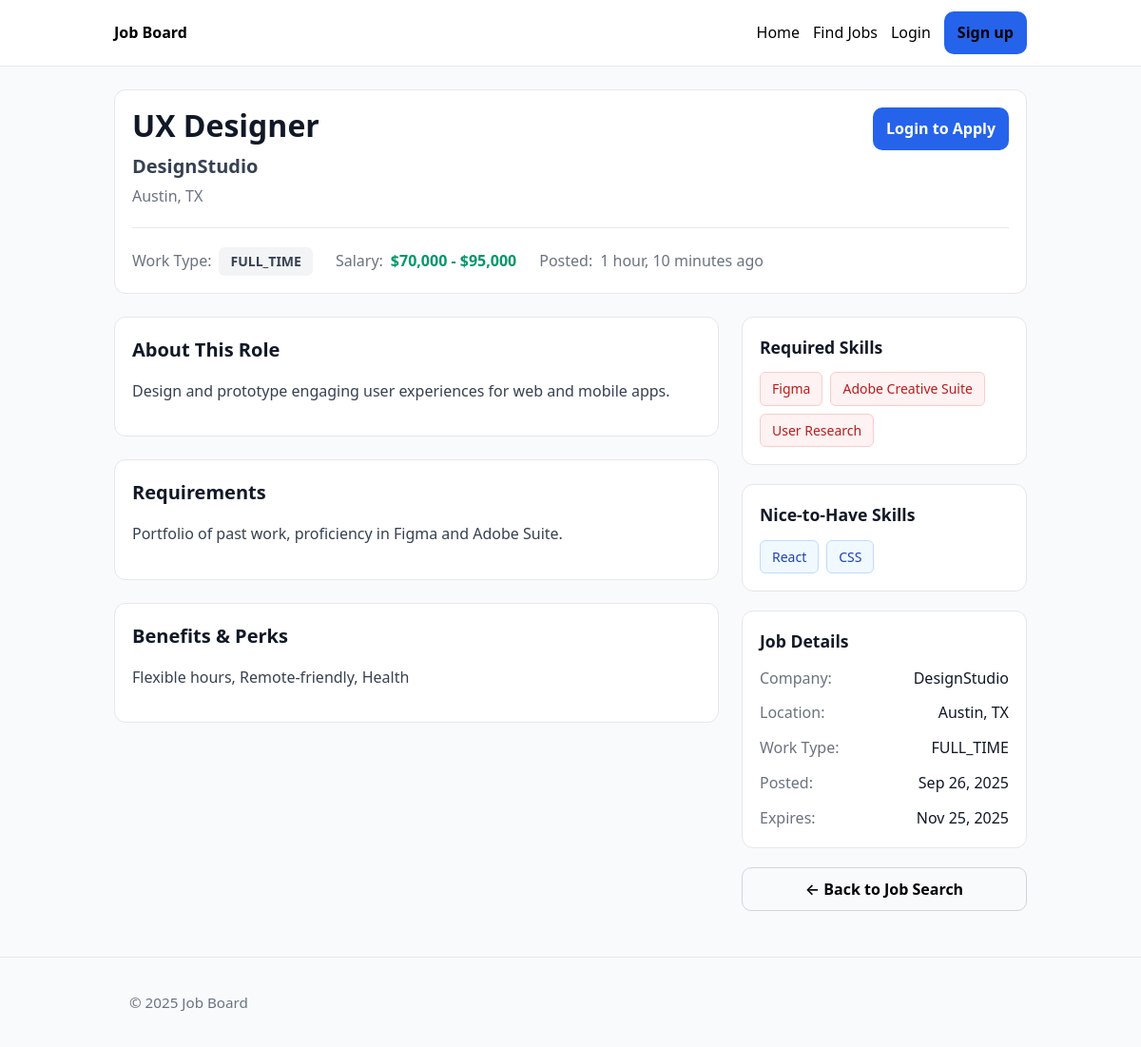
The app's page /jobs/2/ with its own data.
### jobs/models.py (models this page shows, shortened)
class Job(models.Model):
    class WorkType(models.TextChoices):
        REMOTE = "REMOTE", "Remote"
        ON_SITE = "ON_SITE", "On-site"
        HYBRID = "HYBRID", "Hybrid"
    class Status(models.TextChoices):
        ACTIVE = "ACTIVE", "Active"
        CLOSED = "CLOSED", "Closed"
        DRAFT = "DRAFT", "Draft"
    title = models.CharField(max_length=200)
    company = models.CharField(max_length=200)
    location = models.CharField(max_length=200, blank=True, help_text="City, State or 'Remote'")
    work_type = models.CharField(max_length=20, choices=WorkType.choices, default=WorkType.ON_SITE)
    description = models.TextField()
    requirements = models.TextField(blank=True, help_text="Required qualifications and experience")
    salary_min = models.PositiveIntegerField(null=True, blank=True, help_text="Minimum salary (USD)")
    salary_max = models.PositiveIntegerField(null=True, blank=True, help_text="Maximum salary (USD)")
    salary_currency = models.CharField(max_length=3, default="USD")
    visa_sponsorship = models.BooleanField(default=False, help_text="Visa sponsorship available")
    benefits = models.TextField(blank=True, help_text="Benefits and perks")
    required_skills = models.ManyToManyField(Skill, blank=True, related_name="jobs_required")
    nice_to_have_skills = models.ManyToManyField(Skill, blank=True, related_name="jobs_nice_to_have")
    posted_by = models.ForeignKey(User, on_delete=models.CASCADE, related_name="posted_jobs")
    status = models.CharField(max_length=20, choices=Status.choices, default=Status.ACTIVE)
    created_at = models.DateTimeField(default=timezone.now)
    updated_at = models.DateTimeField(auto_now=True)
    expires_at = models.DateTimeField(null=True, blank=True)
    class Meta:
        ordering = ["-created_at"]
        indexes = [
            models.Index(fields=["status", "created_at"]),
            models.Index(fields=["work_type"]),
            models.Index(fields=["location"]),
            models.Index(fields=["salary_min", "salary_max"]),
        ]
    @property
    def salary_range_display(self):
        if self.salary_min and self.salary_max:
            return f"${self.salary_min:,} - ${self.salary_max:,}"
        elif self.salary_min:
            return f"${self.salary_min:,}+"
        elif self.salary_max:
            return f"Up to ${self.salary_max:,}"
        return "Salary not specified"

### profiles/models.py (models this page shows, shortened)
class Skill(models.Model):
    name = models.CharField(max_length=50, unique=True)

### jobs/views.py (the view)
# urls.py: path("<int:pk>/", views.job_detail, name="detail"),
def job_detail(request, pk):
    job = get_object_or_404(Job, pk=pk, status=Job.Status.ACTIVE)
    user_applied = False
    user_application = None
    if request.user.is_authenticated:
        try:
            user_application = JobApplication.objects.get(job=job, applicant=request.user)
            user_applied = True
        except JobApplication.DoesNotExist:
            pass
    can_apply = (
        request.user.is_authenticated and
        request.user.is_job_seeker() and
        not user_applied and
        job.posted_by != request.user
    )
    quick_form = None
    if can_apply:
        quick_form = QuickApplicationForm(user=request.user, job=job)
    context = {
        'job': job,
        'user_applied': user_applied,
        'user_application': user_application,
        'can_apply': can_apply,
        'quick_form': quick_form,
    }
    return render(request, 'jobs/job_detail.html', context)

### jobs/templates/jobs/job_detail.html (shortened to what this page needs)
{% extends "base.html" %}
{% block content %}
<div class="job-detail-container">
  <div class="job-header-card card">
    <div class="job-header-content">
      <div class="job-title-section">
        <h1>{{ job.title }}</h1>
        <div class="job-company">
          <h2>{{ job.company }}</h2>
          {% if job.location %}
            <span class="job-location">{{ job.location }}</span>
          {% endif %}
        </div>
      </div>
      <div class="job-actions">
        {% if user_applied %}
          <div class="applied-status">
            <div class="status-badge status-{{ user_application.status_display_class }}">
              {{ user_application.get_status_display }}
            </div>
            <p class="applied-text">Applied {{ user_application.applied_at|date:"M j, Y" }}</p>
            <a href="{% url 'jobs:application_detail' user_application.pk %}" class="btn btn-outline" style="margin-top: 8px; font-size: 0.9rem;">Track Status</a>
          </div>
        {% elif not user.is_authenticated %}
          <a href="{% url 'login' %}" class="btn btn-primary">Login to Apply</a>
        {% elif user == job.posted_by %}
          <div class="owner-actions">
            <a href="{% url 'jobs:edit' job.pk %}" class="btn btn-outline">Edit Job</a>
            <a href="{% url 'jobs:applications' job.pk %}" class="btn btn-outline">View Applications</a>
          </div>
        {% endif %}
      </div>
    </div>
    <div class="job-meta-bar">
      <div class="job-meta-item">
        <span class="meta-label">Work Type:</span>
        <span class="work-type work-type-{{ job.work_type|lower }}">{{ job.get_work_type_display }}</span>
      </div>
      {% if job.salary_min or job.salary_max %}
        <div class="job-meta-item">
          <span class="meta-label">Salary:</span>
          <span class="salary">{{ job.salary_range_display }}</span>
        </div>
      {% endif %}
      <div class="job-meta-item">
        <span class="meta-label">Posted:</span>
        <span class="posted-date">{{ job.created_at|timesince }} ago</span>
      </div>
    </div>
  </div>
  <div class="job-content-grid">
    <div class="job-main-content">
      <section class="job-section card">
        <h3>About This Role</h3>
        <div class="job-description">
          {{ job.description|linebreaks }}
        </div>
      </section>
      {% if job.requirements %}
        <section class="job-section card">
          <h3>Requirements</h3>
          <div class="job-requirements">
            {{ job.requirements|linebreaks }}
          </div>
        </section>
      {% endif %}
      {% if job.benefits %}
        <section class="job-section card">
          <h3>Benefits & Perks</h3>
          <div class="job-benefits">
            {{ job.benefits|linebreaks }}
          </div>
        </section>
      {% endif %}
    </div>
    <div class="job-sidebar">
      {% if job.required_skills.all %}
        <div class="skills-card card">
          <h4>Required Skills</h4>
          <div class="skills-list">
            {% for skill in job.required_skills.all %}
              <span class="skill-tag skill-required">{{ skill.name }}</span>
            {% endfor %}
          </div>
        </div>
      {% endif %}
      {% if job.nice_to_have_skills.all %}
        <div class="skills-card card">
          <h4>Nice-to-Have Skills</h4>
          <div class="skills-list">
            {% for skill in job.nice_to_have_skills.all %}
              <span class="skill-tag skill-nice">{{ skill.name }}</span>
            {% endfor %}
          </div>
        </div>
      {% endif %}
      <div class="job-details-card card">
        <h4>Job Details</h4>
        <div class="detail-list">
          <div class="detail-item">
            <span class="detail-label">Company:</span>
            <span class="detail-value">{{ job.company }}</span>
          </div>
          {% if job.location %}
            <div class="detail-item">
              <span class="detail-label">Location:</span>
              <span class="detail-value">{{ job.location }}</span>
            </div>
          {% endif %}
          <div class="detail-item">
            <span class="detail-label">Work Type:</span>
            <span class="detail-value">{{ job.get_work_type_display }}</span>
          </div>
          <div class="detail-item">
            <span class="detail-label">Posted:</span>
            <span class="detail-value">{{ job.created_at|date:"M d, Y" }}</span>
          </div>
          {% if job.expires_at %}
            <div class="detail-item">
              <span class="detail-label">Expires:</span>
              <span class="detail-value">{{ job.expires_at|date:"M d, Y" }}</span>
            </div>
          {% endif %}
        </div>
      </div>
      <div class="navigation-card">
        <a href="{% url 'jobs:search' %}" class="btn btn-outline btn-block">← Back to Job Search</a>
      </div>
    </div>
  </div>
</div>
{% endblock %}

### static/base.css (style rules this page uses)
* { box-sizing: border-box; }
html, body { height: 100%; }
body { margin: 0; color: #000; background: #f8fafc; font: 16px/1.55 system-ui, -apple-system, Segoe UI, Roboto, Arial, sans-serif; }
h1 { margin: 0 0 16px; font-size: 1.8rem; line-height: 1.2; }
h2 { margin: 16px 0 10px; font-size: 1.4rem; }
.card { background: #fff; border: 1px solid #e5e7eb; border-radius: 12px; padding: 18px; }
.btn { display: inline-flex; align-items: center; justify-content: center; gap: 8px; background: #2563eb; color: #fff; border: 0; border-radius: 10px; padding: 10px 14px; font-weight: 600; text-decoration: none; cursor: pointer; }
.btn.btn-outline { background: transparent; color: #000 !important; border: 1px solid #d1d5db; }
a { color: #000; text-decoration: none; }

### jobs/templates/jobs/job_detail.html (style rules this page uses)
.job-detail-container { max-width: 1200px; margin: 0 auto; }
.job-header-card { margin-bottom: 24px; }
.job-header-content { display: flex; justify-content: space-between; align-items: flex-start; margin-bottom: 20px; }
.job-title-section h1 { margin: 0 0 8px; font-size: 2rem; color: #111827; line-height: 1.2; }
.job-company h2 { margin: 0 0 4px; font-size: 1.25rem; color: #374151; font-weight: 600; }
.job-location { color: #6b7280; font-size: 1rem; }
.job-actions { flex-shrink: 0; margin-left: 24px; }
.job-meta-bar { display: flex; flex-wrap: wrap; gap: 24px; padding-top: 20px; border-top: 1px solid #e5e7eb; }
.job-meta-item { display: flex; align-items: center; gap: 8px; }
.meta-label { color: #6b7280; font-weight: 500; }
.work-type { background: #f3f4f6; color: #374151; padding: 4px 12px; border-radius: 6px; font-size: 0.875rem; font-weight: 600; }
.salary { color: #059669; font-weight: 600; }
.posted-date { color: #6b7280; }
.job-content-grid { display: grid; grid-template-columns: 1fr 300px; gap: 24px; }
.job-section { margin-bottom: 24px; }
.job-section h3 { margin: 0 0 16px; font-size: 1.25rem; color: #111827; }
.job-description, .job-requirements, .job-benefits { line-height: 1.6; color: #374151; }
.job-sidebar { display: flex; flex-direction: column; gap: 20px; }
.skills-card h4, .job-details-card h4 { margin: 0 0 12px; font-size: 1.1rem; color: #111827; }
.skills-list { display: flex; flex-wrap: wrap; gap: 8px; }
.skill-tag { padding: 6px 12px; border-radius: 6px; font-size: 0.875rem; font-weight: 500; }
.skill-required { background: #fef2f2; color: #b91c1c; border: 1px solid #fecaca; }
.skill-nice { background: #f0f9ff; color: #1e40af; border: 1px solid #bfdbfe; }
.detail-list { display: flex; flex-direction: column; gap: 12px; }
.detail-item { display: flex; justify-content: space-between; align-items: flex-start; }
.detail-label { color: #6b7280; font-weight: 500; flex-shrink: 0; margin-right: 12px; }
.detail-value { color: #111827; text-align: right; flex-grow: 1; }
.btn-block { width: 100%; justify-content: center; }
.btn-primary { background: #2563eb; color: white; font-weight: 600; }

### records on screen
Job: title "UX Designer", company "DesignStudio", location "Austin, TX", work_type "FULL_TIME", salary_range_display "$70,000 - $95,000", created_at "1 hour, 10 minutes", description "Design and prototype engaging user experiences for web and mobile apps.", requirements "Portfolio of past work, proficiency in Figma and Adobe Suite.", benefits "Flexible hours, Remote-friendly, Health", created_at "Sep 26, 2025", expires_at "Nov 25, 2025"
Skill: name "Figma"
Skill: name "Adobe Creative Suite"
Skill: name "User Research"
Skill: name "React"
Skill: name "CSS"
